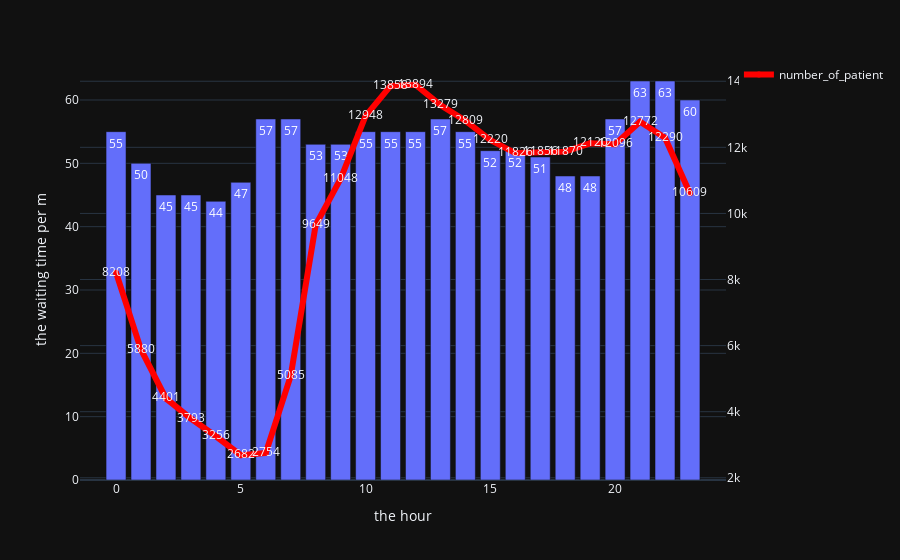

The notebook cell this image was saved under:
### Markdown cell above
##### Bar chart

### Code cell
def grouped_data(column_name):
    '''
    Groupby column and return DataFrame
    Input: Column Name
    '''
    df_tmp = df_analisys.groupby(column_name)[['waiting_ber_munets']].mean().round(0)
    df_tmp2 = df_analisys[column_name].value_counts()      #this for concat
    
    pivot_f = pd.concat([df_tmp, df_tmp2.rename('number_of_patient')],axis=1)
    pivot_f.reset_index(inplace=True)
    pivot_f = pivot_f.rename(columns={'index': column_name })
    return pivot_f

answer5 = grouped_data('hours')
link_size = [3,6]
fig = px.bar(x=answer5['hours'],
             y=answer5['waiting_ber_munets'],
             template= template_style,
             text_auto='.2s',
             labels={'x':'the hour',
                     'y':'the waiting time per m'}
             ).add_traces(
      px.line(answer5, x=answer5['hours'], text='number_of_patient',
             y=answer5['number_of_patient'],markers=True).update_traces(yaxis="y2",
             showlegend=True, line=dict(color = 'red', width=link_size[1]), name="number_of_patient").data)        
fig.update_layout(yaxis2={"side":"right", "overlaying":"y"})
fig.show()

### Figure 1 — Plotly figure (JSON) as saved in the notebook; plotly's stock layout.template omitted (floating-point values rounded to 4 significant figures)
{"data": [{"alignmentgroup": "True", "hovertemplate": "the hour=%{x}<br>the waiting time per m=%{y}<extra></extra>", "legendgroup": "", "marker": {"color": "#636efa", "pattern": {"shape": ""}}, "name": "", "offsetgroup": "", "orientation": "v", "showlegend": false, "textposition": "auto", "texttemplate": "%{y:.2s}", "type": "bar", "x": [0, 1, 2, 3, 4, 5, 6, 7, 8, 9, 10, 11, 12, 13, 14, 15, 16, 17, 18, 19, 20, 21, 22, 23], "xaxis": "x", "y": [55, 50, 45, 45, 44, 47, 57, 57, 53, 53, 55, 55, 55, 57, 55, 52, 52, 51, 48, 48, 57, 63, 63, 60], "yaxis": "y"}, {"hovertemplate": "hours=%{x}<br>number_of_patient=%{text}<extra></extra>", "legendgroup": "", "line": {"color": "red", "dash": "solid", "width": 6}, "marker": {"symbol": "circle"}, "mode": "lines+markers+text", "name": "number_of_patient", "orientation": "v", "showlegend": true, "text": [8208, 5880, 4401, 3793, 3256, 2682, 2754, 5085, 9649, 11048, 12948, 13858, 13894, 13279, 12809, 12220, 11826, 11856, 11870, 12120, 12096, 12772, 12290, 10609], "type": "scatter", "x": [0, 1, 2, 3, 4, 5, 6, 7, 8, 9, 10, 11, 12, 13, 14, 15, 16, 17, 18, 19, 20, 21, 22, 23], "xaxis": "x", "y": [8208, 5880, 4401, 3793, 3256, 2682, 2754, 5085, 9649, 11048, 12948, 13858, 13894, 13279, 12809, 12220, 11826, 11856, 11870, 12120, 12096, 12772, 12290, 10609], "yaxis": "y2"}], "layout": {"barmode": "relative", "legend": {"tracegroupgap": 0}, "margin": {"t": 60}, "xaxis": {"anchor": "y", "domain": [0, 1], "title": {"text": "the hour"}}, "yaxis": {"anchor": "x", "domain": [0, 1], "title": {"text": "the waiting time per m"}}, "yaxis2": {"overlaying": "y", "side": "right"}}}
